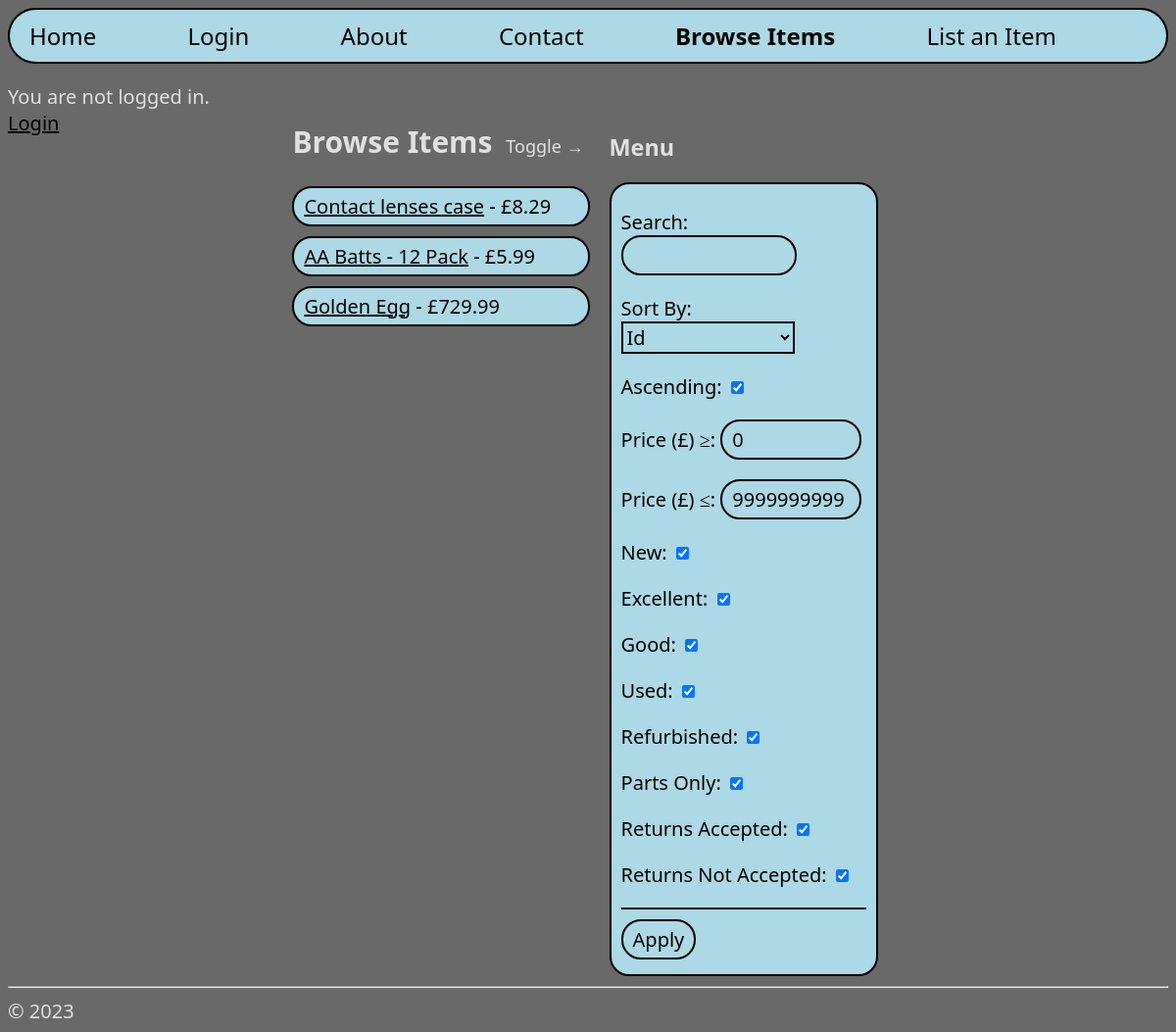
The page /browse/ on the database its author committed.
### hello/models.py (models this page shows, shortened)
class Items(models.Model):
    name = models.CharField(max_length=40)
    price = models.DecimalField(decimal_places=2, max_digits=10)
    postageCost = models.DecimalField(decimal_places=2, max_digits=10)
    bidIncrement = models.DecimalField(decimal_places=2, max_digits=10)
    conditionChoices = [
        ("new", "New"),
        ("excellent", "Excellent"),
        ("good", "Good"),
        ("used", "Used"),
        ("refurbished", "Refurbished"),
        ("partsOnly", "Parts Only"),
    ]
    condition = models.CharField(max_length=20, choices=conditionChoices)
    endDateTime = models.DateTimeField()
    acceptReturns = models.BooleanField(default=False)
    description = models.TextField(max_length=1000)
    numBids = models.IntegerField(default=0)
    sold = models.BooleanField(default=False)
    buyerId = models.ForeignKey(Accounts, on_delete=models.DO_NOTHING, related_name="bId", blank=True, null=True)
    sellerId = models.ForeignKey(Accounts, on_delete=models.DO_NOTHING, related_name="sId", blank=True, null=True)

### hello/views.py (the view)
# urls.py: path("browse/", views.browse, name="browse"),
def browse(request):
    if request.method == "POST":
        browseForm = BrowseForm(request.POST)
        if browseForm.is_valid():
            items = Items.objects.all()
            itemsToDelete = items.filter(name="test")
            for item in itemsToDelete:
                item.delete()
            conditionsFilter = ["", "", "", "", "", ""]
            for i in range(6):
                if browseForm.cleaned_data[browseForm.conditions[i]] is True:
                    conditionsFilter[i] = browseForm.conditions[i]
            filteredItems = items.filter(Q(name__icontains=browseForm.cleaned_data["search"]) &
                                         Q(price__range=(browseForm.cleaned_data["lThan"], browseForm.cleaned_data["gThan"])) &
                                         (Q(condition = conditionsFilter[0]) | Q(condition = conditionsFilter[1]) | Q(condition = conditionsFilter[2]) |
                                          Q(condition = conditionsFilter[3]) | Q(condition = conditionsFilter[4]) | Q(condition = conditionsFilter[5])) &
                                          (Q(acceptReturns = (browseForm.cleaned_data["areReturnsAccepted"] == True)) |
                                           Q(acceptReturns = (browseForm.cleaned_data["areReturnsNotAccepted"] == False))))
            if browseForm.cleaned_data["ascending"] is True:
                sortedAndFilteredItems = filteredItems.order_by(browseForm.cleaned_data["sortBy"])
            else:
                sortedAndFilteredItems = filteredItems.order_by(f"-{browseForm.cleaned_data['sortBy']}")
            context = {
                "items": sortedAndFilteredItems,
                "browseForm": browseForm,
                "username": getUsernameBalance(request)[0],
                "balance": str(getUsernameBalance(request)[1]),
                }
            return render(request, "hello/browse.html", context)
    else:
        browseForm = BrowseForm()
        items = Items.objects.all()
        context = {
            "items": items.order_by("id"),
            "browseForm": browseForm,
            "username": getUsernameBalance(request)[0],
            "balance": str(getUsernameBalance(request)[1]),
            }
        return render(request, "hello/browse.html", context)

### hello/views.py (called while the page is built)
def getUsernameBalance(request):
    username = None
    balance = None
    if request.user.is_authenticated:
        username = request.user.username
        pK = request.user.pk
        balance = Accounts.objects.get(user__pk=pK).balance
    return (username, balance)

### hello/templates/hello/browse.html (shortened to what this page needs)
{% extends "hello/layout.html" %}
{% block loggedInAs %}
    {% if username %}
    <p style="color: rgb(224, 224, 224)">
        Logged in as {{ username }}.
        <br>
        Balance: £{{balance}}
        <br>
        <a href="{% url 'logout' %}">Logout</a>
    </p>
    {% else %}
    <p style="color: rgb(224, 224, 224)">
        You are not logged in.
        <br>
        <a href="{% url 'login' %}">Login</a>
    </p>
    {% endif %}
{% endblock %}
{% block content %}
<div style="max-width: 800px; margin-top: -60px;">
  <h2>
    Browse Items <button id="collapse" style="color: rgb(224, 224, 224); background-color: dimgray; font-size: 18px; border: 0px;">Toggle →</button>
  </h2>
  {% for item in items %}
  <li class="borderli" style="max-width: 800px;">
    <a href="{% url 'itemDetail' pk=item.pk %}">{{ item.name }}</a> - £{{ item.price }}
  </li>
  {% empty %}
    <p style="color: rgb(224, 224, 224)">No items found.</p>
  {% endfor %}
</div>
<div id="sortAndFilterByMenu" class="rightContainer" style="width: 280px; margin-top: -60px;">
  <h3 style="margin: 35px 0px 20px 0px;">Menu</h3>
  <form method="POST" class="sortAndFilterByMenu">
    {{ browseForm.as_p }}
    <hr color="black">
    <button type="submit" style="margin-bottom: 10px;">Apply</button>
  </form>
</div>
{% endblock %}

### hello/static/hello/site.css (style rules this page uses)
* { font-family: "Segoe UI"; color: black; }
.rightContainer { float: left; margin-left: 20px; }
h2 { color: rgb(224, 224, 224); }
h3 { color:rgb(224, 224, 224); }
.borderli { border: 2px solid black; border-radius: 20px; padding: 5px 10px; background-color: lightblue; font-size: 20px; margin-bottom: 10px; list-style-type: none; }
body { background: dimgray; font-size: 20px; }
input { border: 2px solid black; border-radius: 20px; padding: 5px 10px; background-color: lightblue; font-size: 20px; }
button[type="submit"] { border: 2px solid black; border-radius: 20px; padding: 5px 10px; background-color: lightblue; font-size: 20px; }
.sortAndFilterByMenu { border: 2px solid black; border-radius: 20px; padding: 5px 10px; background-color: lightblue; font-size: 20px; width: 250px; }

### rows shown on the page
Items: name "Contact lenses case", price "8.29"
Items: name "AA Batts - 12 Pack", price "5.99"
Items: name "Golden Egg", price "729.99"
